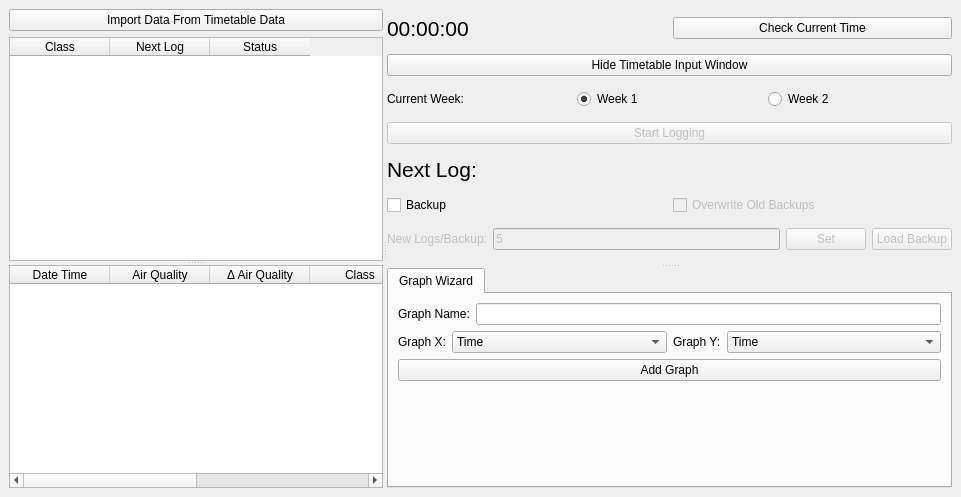
<?xml version="1.0" encoding="UTF-8"?>
<ui version="4.0">
 <class>LoggingWindow</class>
 <widget class="QMainWindow" name="LoggingWindow">
  <property name="geometry">
   <rect>
    <x>0</x>
    <y>0</y>
    <width>961</width>
    <height>497</height>
   </rect>
  </property>
  <property name="windowTitle">
   <string>Logger</string>
  </property>
  <widget class="QWidget" name="centralwidget">
   <layout class="QVBoxLayout" name="verticalLayout_3">
    <item>
     <widget class="QSplitter" name="splitter_3">
      <property name="orientation">
       <enum>Qt::Horizontal</enum>
      </property>
      <widget class="QWidget" name="layoutWidget">
       <layout class="QVBoxLayout" name="verticalLayout_2">
        <item>
         <widget class="QPushButton" name="importButton">
          <property name="text">
           <string>Import Data From Timetable Data</string>
          </property>
         </widget>
        </item>
        <item>
         <widget class="QSplitter" name="splitter">
          <property name="orientation">
           <enum>Qt::Vertical</enum>
          </property>
          <widget class="QTableWidget" name="logPlanTable">
           <column>
            <property name="text">
             <string>Class</string>
            </property>
           </column>
           <column>
            <property name="text">
             <string>Next Log</string>
            </property>
           </column>
           <column>
            <property name="text">
             <string>Status</string>
            </property>
           </column>
          </widget>
          <widget class="QTableWidget" name="logDataTable">
           <column>
            <property name="text">
             <string>Date Time</string>
            </property>
           </column>
           <column>
            <property name="text">
             <string>Air Quality</string>
            </property>
           </column>
           <column>
            <property name="text">
             <string>Δ Air Quality</string>
            </property>
           </column>
           <column>
            <property name="text">
             <string>Class</string>
            </property>
           </column>
           <column>
            <property name="text">
             <string>Year</string>
            </property>
           </column>
           <column>
            <property name="text">
             <string>% Boys</string>
            </property>
           </column>
          </widget>
         </widget>
        </item>
       </layout>
      </widget>
      <widget class="QSplitter" name="splitter_2">
       <property name="orientation">
        <enum>Qt::Vertical</enum>
       </property>
       <widget class="QWidget" name="layoutWidget">
        <layout class="QVBoxLayout" name="verticalLayout">
         <item>
          <layout class="QHBoxLayout" name="horizontalLayout">
           <item>
            <widget class="QLabel" name="currentTimeLabel">
             <property name="sizePolicy">
              <sizepolicy hsizetype="Preferred" vsizetype="Fixed">
               <horstretch>0</horstretch>
               <verstretch>0</verstretch>
              </sizepolicy>
             </property>
             <property name="font">
              <font>
               <pointsize>16</pointsize>
              </font>
             </property>
             <property name="text">
              <string>00:00:00</string>
             </property>
            </widget>
           </item>
           <item>
            <widget class="QPushButton" name="getTimeButton">
             <property name="text">
              <string>Check Current Time</string>
             </property>
            </widget>
           </item>
          </layout>
         </item>
         <item>
          <widget class="QPushButton" name="showHideParentButton">
           <property name="text">
            <string>Hide Timetable Input Window</string>
           </property>
          </widget>
         </item>
         <item>
          <layout class="QHBoxLayout" name="horizontalLayout_3">
           <item>
            <widget class="QLabel" name="label">
             <property name="sizePolicy">
              <sizepolicy hsizetype="Preferred" vsizetype="Fixed">
               <horstretch>0</horstretch>
               <verstretch>0</verstretch>
              </sizepolicy>
             </property>
             <property name="text">
              <string>Current Week:</string>
             </property>
            </widget>
           </item>
           <item>
            <widget class="QRadioButton" name="week1Button">
             <property name="text">
              <string>Week 1</string>
             </property>
             <property name="checked">
              <bool>true</bool>
             </property>
            </widget>
           </item>
           <item>
            <widget class="QRadioButton" name="week2Button">
             <property name="text">
              <string>Week 2</string>
             </property>
            </widget>
           </item>
          </layout>
         </item>
         <item>
          <widget class="QPushButton" name="startLoggingButton">
           <property name="enabled">
            <bool>false</bool>
           </property>
           <property name="text">
            <string>Start Logging</string>
           </property>
          </widget>
         </item>
         <item>
          <widget class="QLabel" name="nextLogLabel">
           <property name="sizePolicy">
            <sizepolicy hsizetype="Preferred" vsizetype="Fixed">
             <horstretch>0</horstretch>
             <verstretch>0</verstretch>
            </sizepolicy>
           </property>
           <property name="font">
            <font>
             <pointsize>16</pointsize>
            </font>
           </property>
           <property name="text">
            <string>Next Log:</string>
           </property>
          </widget>
         </item>
         <item>
          <layout class="QHBoxLayout" name="horizontalLayout_6">
           <item>
            <widget class="QCheckBox" name="enableBackups">
             <property name="text">
              <string>Backup</string>
             </property>
            </widget>
           </item>
           <item>
            <widget class="QCheckBox" name="overwriteBackups">
             <property name="enabled">
              <bool>false</bool>
             </property>
             <property name="text">
              <string>Overwrite Old Backups</string>
             </property>
            </widget>
           </item>
          </layout>
         </item>
         <item>
          <layout class="QHBoxLayout" name="horizontalLayout_4">
           <item>
            <widget class="QLabel" name="backupLabel">
             <property name="enabled">
              <bool>false</bool>
             </property>
             <property name="sizePolicy">
              <sizepolicy hsizetype="Fixed" vsizetype="Fixed">
               <horstretch>0</horstretch>
               <verstretch>0</verstretch>
              </sizepolicy>
             </property>
             <property name="text">
              <string>New Logs/Backup:</string>
             </property>
            </widget>
           </item>
           <item>
            <widget class="QLineEdit" name="logsPerBackup">
             <property name="enabled">
              <bool>false</bool>
             </property>
             <property name="sizePolicy">
              <sizepolicy hsizetype="Expanding" vsizetype="Fixed">
               <horstretch>0</horstretch>
               <verstretch>0</verstretch>
              </sizepolicy>
             </property>
             <property name="text">
              <string>5</string>
             </property>
            </widget>
           </item>
           <item>
            <widget class="QPushButton" name="setBackupFrequency">
             <property name="enabled">
              <bool>false</bool>
             </property>
             <property name="text">
              <string>Set</string>
             </property>
            </widget>
           </item>
           <item>
            <widget class="QPushButton" name="loadBackupButton">
             <property name="enabled">
              <bool>false</bool>
             </property>
             <property name="text">
              <string>Load Backup</string>
             </property>
            </widget>
           </item>
          </layout>
         </item>
        </layout>
       </widget>
       <widget class="QTabWidget" name="graphTabWidget">
        <property name="currentIndex">
         <number>0</number>
        </property>
        <widget class="QWidget" name="tab">
         <attribute name="title">
          <string>Graph Wizard</string>
         </attribute>
         <layout class="QVBoxLayout" name="verticalLayout_4">
          <item>
           <layout class="QHBoxLayout" name="horizontalLayout_5">
            <item>
             <widget class="QLabel" name="label_3">
              <property name="text">
               <string>Graph Name:</string>
              </property>
             </widget>
            </item>
            <item>
             <widget class="QLineEdit" name="graphNameText"/>
            </item>
           </layout>
          </item>
          <item>
           <layout class="QHBoxLayout" name="horizontalLayout_2">
            <item>
             <widget class="QLabel" name="label_5">
              <property name="sizePolicy">
               <sizepolicy hsizetype="Fixed" vsizetype="Preferred">
                <horstretch>0</horstretch>
                <verstretch>0</verstretch>
               </sizepolicy>
              </property>
              <property name="text">
               <string>Graph X:</string>
              </property>
             </widget>
            </item>
            <item>
             <widget class="QComboBox" name="xValueBox">
              <item>
               <property name="text">
                <string>Time</string>
               </property>
              </item>
              <item>
               <property name="text">
                <string>Air Quality</string>
               </property>
              </item>
              <item>
               <property name="text">
                <string>Δ Air Quality</string>
               </property>
              </item>
              <item>
               <property name="text">
                <string>Year</string>
               </property>
              </item>
              <item>
               <property name="text">
                <string>% Boys</string>
               </property>
              </item>
             </widget>
            </item>
            <item>
             <widget class="QLabel" name="label_4">
              <property name="sizePolicy">
               <sizepolicy hsizetype="Fixed" vsizetype="Preferred">
                <horstretch>0</horstretch>
                <verstretch>0</verstretch>
               </sizepolicy>
              </property>
              <property name="text">
               <string>Graph Y:</string>
              </property>
             </widget>
            </item>
            <item>
             <widget class="QComboBox" name="yValueBox">
              <item>
               <property name="text">
                <string>Time</string>
               </property>
              </item>
              <item>
               <property name="text">
                <string>Air Quality</string>
               </property>
              </item>
              <item>
               <property name="text">
                <string>Δ Air Quality</string>
               </property>
              </item>
              <item>
               <property name="text">
                <string>Year</string>
               </property>
              </item>
              <item>
               <property name="text">
                <string>% Boys</string>
               </property>
              </item>
             </widget>
            </item>
           </layout>
          </item>
          <item>
           <widget class="QPushButton" name="addGraphButton">
            <property name="text">
             <string>Add Graph</string>
            </property>
           </widget>
          </item>
          <item>
           <spacer name="verticalSpacer">
            <property name="orientation">
             <enum>Qt::Vertical</enum>
            </property>
            <property name="sizeHint" stdset="0">
             <size>
              <width>20</width>
              <height>40</height>
             </size>
            </property>
           </spacer>
          </item>
         </layout>
        </widget>
       </widget>
      </widget>
     </widget>
    </item>
   </layout>
  </widget>
 </widget>
 <resources/>
 <connections/>
</ui>
